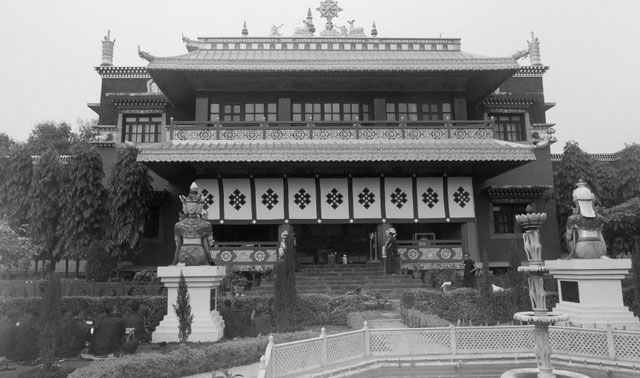
#> input picture 8_Image_restoration/filtro_prom_armonico/edificio_china.jpg, 640 x 378 px, found by its file name
$ python filt_contr_prom.py
#> lines starting #> are read from the running program, lines starting #| are printed output that depends on the picture; after the words box and inside, x2 and y2 are one past the last pixel; in counts of white or black regions, pixels touching at a corner belong together
import numpy as np
import imageio as im
import matplotlib.pyplot as plt
# Importacion de bibliotecas matematica, manejo imagenes y graficado

# Creacion de las funciones im2double e im2uint8 por la falta de
# equivalentes en Python
def im2double(im):
    info = np.iinfo(im.dtype) # Consiguie el tipo de dato de la imagen
    # Divide todos los valores por el maximo
    return im.astype(np.float64) / info.max

def im2uint8(im):
    info = np.iinfo(np.uint8) # Consiguie el tipo de dato de la imagen
    # Multiplica por el valor maximo
    temp = im*info.max
    temp[temp>info.max] = info.max
    temp[temp<info.min] = info.min
    return temp.astype(np.uint8)

def filt_contr_prom(B, R=1):
# Filtro contra armonico promedio
#   Elimina el ruido aditivo de una imagen en escala de grises
#
# Recibe:
#   B - una matriz de doubles en escala de gris con ruido
#   R - Una constante entera positiva
# Retorna: una matriz de uint8 en escala de gris sin ruido

    (m, n) = B.shape # se extraen las dimensiones de la imagen
    A_t = np.zeros((m, n))

    # Preparacion de matrices pre-potenciadas para facilitar calculos
    BR1 = np.power(B, R + 1)
    BR = np.power(B, R)

    # Filtrado en esquinas (4)

    # Esquina 1
    # Pixel a modificar: B(0,0)
    # Pixeles: B(0,0), B(0,1), B(1,0), B(1,1)
    # Sumatoria numerador (R+1)
    Wn = BR1[0, 0] + BR1[0, 1] + BR1[1, 0] + BR1[1, 1]
    # Sumatoria denominador (R)
    Wd = BR[0, 0] + BR[0, 1] + BR[1, 0] + BR[1, 1]
    A_t[0, 0] = Wn / Wd

    # Esquina 2
    # Pixel a modificar: B(0,n-1)
    # Pixeles: B(0,n-1), B(0,n-2), B(1,n-1), B(1,n-2)
    # Sumatoria numerador (R+1)
    Wn = BR1[0, n-1] + BR1[0, n-2] + BR1[1, n-1] + BR1[1, n-2]
    # Sumatoria denominador (R)
    Wd = BR[0, n-1] + BR[0, n-2] + BR[1, n-1] + BR[1, n-2]
    A_t[0, n-1] = Wn / Wd

    # Esquina 3
    # Pixel a modificar: B(m-1,0)
    # Pixeles: B(m-1,0), B(m-1,1), B(m-2,0), B(m-2,1)
    # Sumatoria numerador (R+1)
    Wn = BR1[m-1, 0] + BR1[m-1, 1] + BR1[m-2, 0] + BR1[m-2, 1]
    # Sumatoria denominador (R)
    Wd = BR[m-1, 0] + BR[m-1, 1] + BR[m-2, 0] + BR[m-2, 1]
    A_t[m-1, 0] = Wn / Wd

    # Esquina 4
    # Pixel a modificar: B(m-1,n-1)
    # Pixeles: B(m-1,n-1), B(m-1,n-2), B(m-2,n-1), B(m-2,n-2)
    # Sumatoria numerador (R+1)
    Wn = BR1[m-1, n-1] + BR1[m-1, n-2] + BR1[m-2, n-1] + BR1[m-2, n-2]
    # Sumatoria denominador (R)
    Wd = BR[m-1, n-1] + BR[m-1, n-2] + BR[m-2, n-1] + BR[m-2, n-2]
    A_t[m-1, n-1] = Wn / Wd


    # Filtrado en bordes
    # Borde superior
    # Pixel a modificar: B(0,y)
    for y in range(1, n-1):
        # Sumatoria numerador (R+1)
        Wnf1 = BR1[0, y-1] + BR1[0, y] + BR1[0, y+1] # Fila 1
        Wnf2 = BR1[1, y-1] + BR1[1, y] + BR1[1, y+1] # Fila 2
        Wn = Wnf1 + Wnf2
        # Sumatoria denominador (R)
        Wdf1 = BR[0, y-1] + BR[0, y] + BR[0, y+1] # Fila 1
        Wdf2 = BR[1, y-1] + BR[1, y] + BR[1, y+1] # Fila 2
        Wd = Wdf1 + Wdf2
        A_t[0, y] =  Wn / Wd
    # Borde inferior
    # Pixel a modificar: B(m-1,y)
        # Sumatoria numerador (R+1)
        Wnf1 = BR1[m-2, y-1] + BR1[m-2, y] + BR1[m-2, y+1] # Fila 1
        Wnf2 = BR1[m-1, y-1] + BR1[m-1, y] + BR1[m-1, y+1] # Fila 2
        Wn = Wnf1 + Wnf2
        # Sumatoria denominador (R)
        Wdf1 = BR[m-2, y-1] + BR[m-2, y] + BR[m-2, y+1] # Fila 1
        Wdf2 = BR[m-1, y-1] + BR[m-1, y] + BR[m-1, y+1] # Fila 2
        Wd = Wdf1 + Wdf2
        A_t[m-1, y] = Wn / Wd
    # Borde derecho
    # Pixel a modificar: B(x,n-1)
    for x in range(1, m-1):
        # Sumatoria numerador (R+1)
        Wnc1 = BR1[x-1, n-2] + BR1[x, n-2] + BR1[x+1, n-2] # Col 1
        Wnc2 = BR1[x-1, n-1] + BR1[x, n-1] + BR1[x+1, n-1] # Col 2
        Wn = Wnc1 + Wnc2
        # Sumatoria denominador (R)
        Wdc1 = BR[x-1, n-2] + BR[x, n-2] + BR[x+1, n-2] # Col 1
        Wdc2 = BR[x-1, n-1] + BR[x, n-1] + BR[x+1, n-1] # Col 2
        Wd = Wdc1 + Wdc2
        A_t[x, n-1] =  Wn / Wd
    # Borde izquierdo
    # Pixel a modificar: B(x,0)
        # Sumatoria numerador (R+1)
        Wnc1 = BR1[x-1, 0] + BR1[x, 0] + BR1[x+1, 0] # Col 1
        Wnc2 = BR1[x-1, 1] + BR1[x, 1] + BR1[x+1, 1] # Col 2
        Wn = Wnc1 + Wnc2
        # Sumatoria denominador (R)
        Wdc1 = BR[x-1, 0] + BR[x, 0] + BR[x+1, 0] # Col 1
        Wdc2 = BR[x-1, 1] + BR[x, 1] + BR[x+1, 1] # Col 2
        Wd = Wdc1 + Wdc2
        A_t[x, 0] =  Wn / Wd


    # Filtrado en centros
    # Pixel a modificar: B(x,y)
    for x in range(1, m-1):
        for y in  range(1, n-1):
            # Sumatoria numerador (R+1)
            Wnf1 = BR1[x-1, y-1] + BR1[x-1, y] + BR1[x-1, y+1] # Fila 1
            Wnf2 = BR1[x, y-1] + BR1[x, y] + BR1[x, y+1] # Fila 2
            Wnf3 = BR1[x+1, y-1] + BR1[x+1, y] + BR1[x+1, y+1] # Fila 3
            Wn = Wnf1 + Wnf2 + Wnf3
            # Sumatoria denominador (R)
            Wdf1 = BR[x-1, y-1] + BR[x-1, y] + BR[x-1, y+1] # Fila 1
            Wdf2 = BR[x, y-1] + BR[x, y] + BR[x, y+1] # Fila 2
            Wdf3 = BR[x+1, y-1] + BR[x+1, y] + BR[x+1, y+1] # Fila 3
            Wd = Wdf1 + Wdf2 + Wdf3

            A_t[x, y] = Wn / Wd

    return im2uint8(A_t)

A = im.imread("edificio_china.jpg") # lectura de imagen en escala a grises
#> A is the input picture: shape (378, 640, 3); min 1, max 254, mean 123.5

# Crear un ruido aditivo
A = im2double(A) # Se normaliza la imagen
A = A[:, :, 0] # Se utiliza uno de los canales de colores
#> A: shape (378, 640) float64
# la imagen no esta en escala de grises pero sus canales son iguales
(m, n) = A.shape # se extraen las dimensiones de la imagen
#> m = 378; n = 640
N = 0.05 * np.random.randn(m, n) # Se consigue una matrix aleatoria de floats
B = A + N # La imagen con ruido, con valores double normalizados
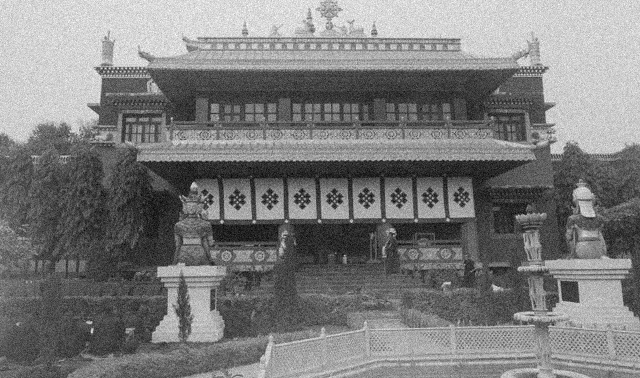
#> B: shape (378, 640) float64; min -0.117, max 1.11, mean 0.484; drawn with min black and max white

B1 = im2uint8(B)
#> in im2uint8, `temp[temp>info.max] = info.max`: temp: shape (378, 640) float64; min -29.8, max 255, mean 123.4
#> in im2uint8, `temp[temp<info.min] = info.min`: temp: shape (378, 640) float64; min 0, max 255, mean 123.5

plt.figure(1) # creacion de nueva figura para graficado
plt.subplot(121) # posicionamiento de imagen
plt.title("Imagen con ruido")
plt.imshow(B1, cmap='gray', vmin = 0, vmax = 255, interpolation='none')
# muestra matriz como imagen

# Filtro Contra Armonico Promedio
B = filt_contr_prom(A, 2)
#> in filt_contr_prom, `BR1 = np.power(B, R + 1)`:
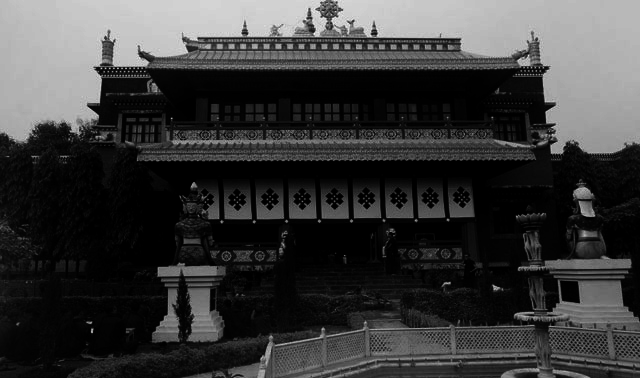
#> BR1: shape (378, 640) float64; min 6.03e-08, max 0.988, mean 0.227
#> in filt_contr_prom, `BR = np.power(B, R)`:
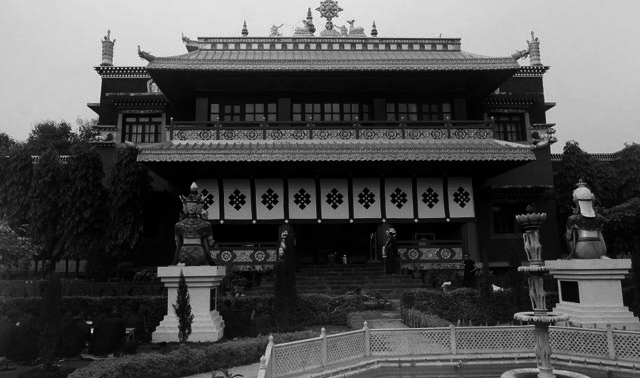
#> BR: shape (378, 640) float64; min 1.54e-05, max 0.992, mean 0.309
#> in filt_contr_prom, `Wn = BR1[0, 0] + BR1[0, 1] + BR1[1, 0] + BR1[1, 1]`: Wn = 2.94
#> in filt_contr_prom, `Wd = BR[0, 0] + BR[0, 1] + BR[1, 0] + BR[1, 1]`: Wd = 3.25
#> in filt_contr_prom, `A_t[0, 0] = Wn / Wd`:
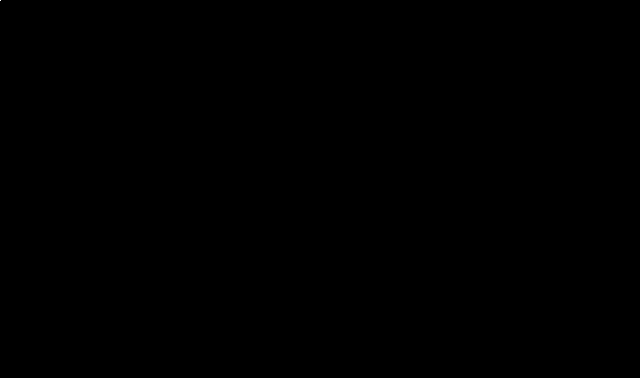
#> A_t: shape (378, 640) float64; values 0 (black) and 0.902 (white), 0% white in thin lines or dots, all inside (x1, y1, x2, y2) = (0, 0, 1, 1)
#> in filt_contr_prom, `Wn = BR1[0, n-1] + BR1[0, n-2] + BR1[1, n-1] + BR1[1, n-2]`: Wn = 2.9
#> in filt_contr_prom, `Wd = BR[0, n-1] + BR[0, n-2] + BR[1, n-1] + BR[1, n-2]`: Wd = 3.23
#> in filt_contr_prom, `A_t[0, n-1] = Wn / Wd`: A_t: shape (378, 640) float64; under 0.01% of pixels changed, all inside (x1, y1, x2, y2) = (639, 0, 640, 1)
#> in filt_contr_prom, `Wn = BR1[m-1, 0] + BR1[m-1, 1] + BR1[m-2, 0] + BR1[m-2, 1]`: Wn = 0.272
#> in filt_contr_prom, `Wd = BR[m-1, 0] + BR[m-1, 1] + BR[m-2, 0] + BR[m-2, 1]`: Wd = 0.666
#> in filt_contr_prom, `A_t[m-1, 0] = Wn / Wd`: A_t: shape (378, 640) float64; min 0, max 0.902, mean 9.13e-06
#> in filt_contr_prom, `Wn = BR1[m-1, n-1] + BR1[m-1, n-2] + BR1[m-2, n-1] + BR1[m-2, n-2]`: Wn = 0.632
#> in filt_contr_prom, `Wd = BR[m-1, n-1] + BR[m-1, n-2] + BR[m-2, n-1] + BR[m-2, n-2]`: Wd = 1.17
#> in filt_contr_prom, `A_t[m-1, n-1] = Wn / Wd`: A_t: shape (378, 640) float64; min 0, max 0.902, mean 1.14e-05
#> the loop in filt_contr_prom, `for y in range(1, n-1):` made 638 passes
#> after the loop in filt_contr_prom, `for y in range(1, n-1):`:
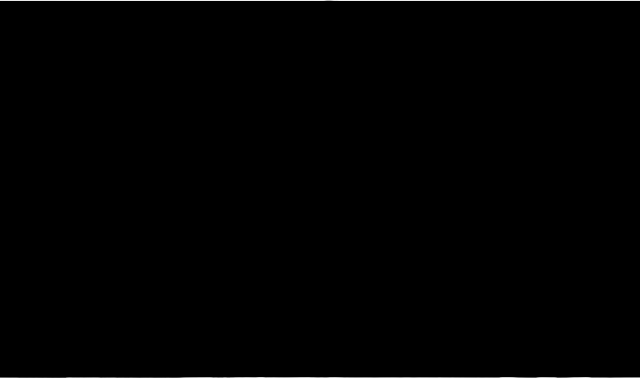
#> A_t: shape (378, 640) float64; min 0, max 0.945, mean 0.00386
#> after the loop in filt_contr_prom, `for x in range(1, m-1):`:
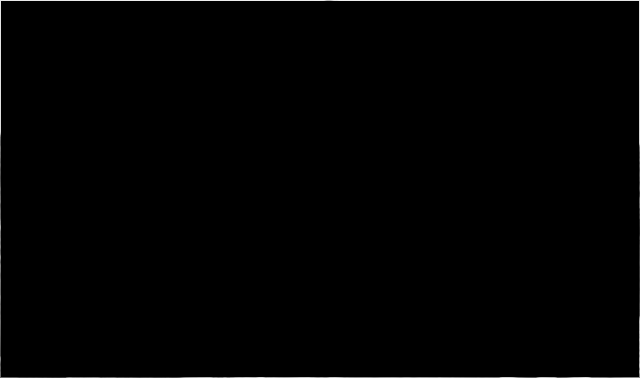
#> A_t: shape (378, 640) float64; 0.31% of pixels changed, all inside (x1, y1, x2, y2) = (0, 1, 640, 377)
#> after the loop in filt_contr_prom, `for x in range(1, m-1):`:
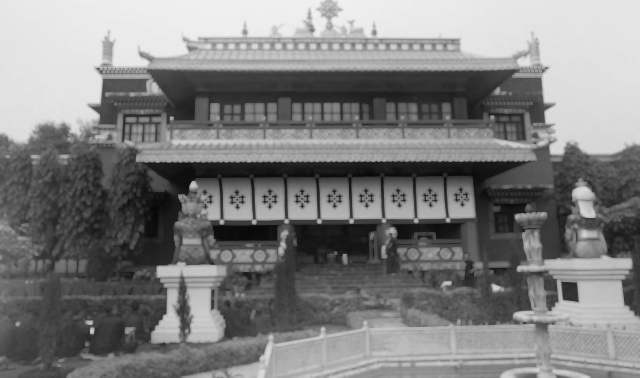
#> A_t: shape (378, 640) float64; min 0.0272, max 0.945, mean 0.5

plt.subplot(122) # posicionamiento de la nueva imagen
plt.title("Imagen Filtrada Contra Armonico Promedio")
plt.imshow(B, cmap='gray', vmin = 0, vmax = 255, interpolation='none')
# muestra matriz como imagen

plt.show() # despliega la grafica
